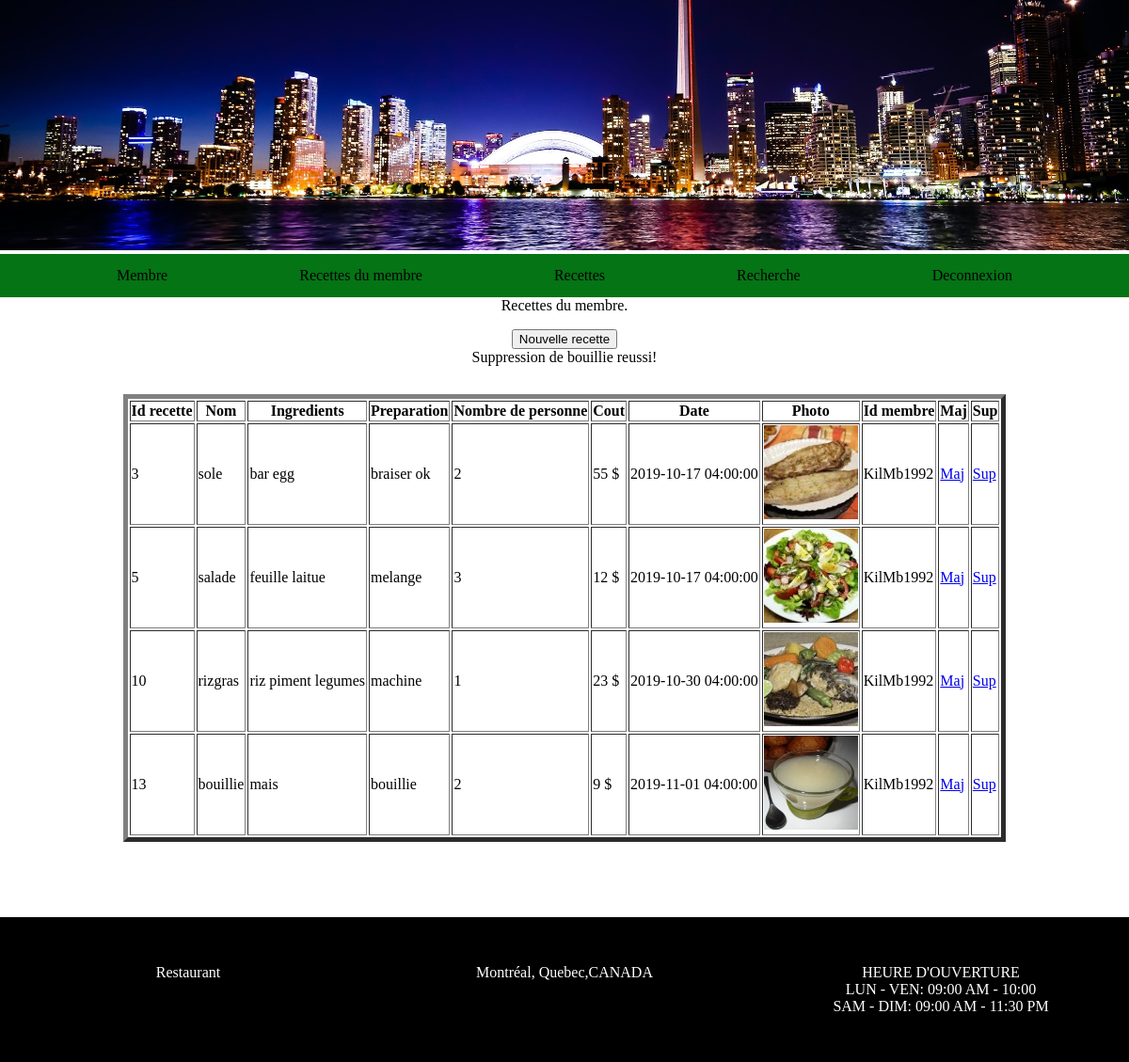
/membre.php?lien=recettemembre&idrecette=3&oper=Sup (signed in), run on the app's committed database.
### tables this page shows
CREATE TABLE `recette` (
  `idrecette` int(11) NOT NULL,
  `nom` varchar(100) NOT NULL,
  `ingredient` varchar(500) NOT NULL,
  `preparation` varchar(500) NOT NULL,
  `nombrepersonne` int(10) NOT NULL,
  `cout` decimal(10,0) NOT NULL,
  `dateinscrite` timestamp NOT NULL DEFAULT CURRENT_TIMESTAMP ON UPDATE CURRENT_TIMESTAMP,
  `photo` varchar(100) NOT NULL,
  `idmembre` varchar(20) NOT NULL
);

### recettemembre.php (the view, shortened to what this page needs)
<?php
$idmembre= $_SESSION["idmembre"];
echo "Recettes du membre.";
echo"<p><a href='membre.php?lien=insrecettemembre'><input type='button' name='ins' value='Nouvelle recette'></input></a>";
include("connect.php");
	if(isset($_GET["oper"]))
	{
		$oper=$_GET["oper"];
		switch($oper)
		{
			case "Sup":
			$reqlisterecette2=mysqli_query($connect,"select * from recette") or die ("Erreur de selection 2");
					while($reqresultat2=mysqli_fetch_row($reqlisterecette2))
					{
						$listerecette2=$reqresultat2[1];
					}
					$nbresup=mysqli_affected_rows($connect);
					if($nbresup > 0)
					{
						echo "<br>Suppression de " . $listerecette2 . " reussi!";
					}
					else
					{
						echo "<br>Echec de suppression";
					}
			break;
		}
	}
	else
	{
		$idrecette='';
	}
echo "<form method='post'>";
$reqlisterecette=mysqli_query($connect,"select * from recette where idmembre='$idmembre' ") or die ("Erreur de selection");
echo "<table border=5> <th>Id recette</th> <th>Nom</th> <th>Ingredients</th> <th>Preparation </th><th>Nombre de personne</th>
<th>Cout</th><th>Date</th> <th>Photo</th><th>Id membre</th> <th>Maj</th><th>Sup</th>";
	while($reqresultat=mysqli_fetch_row($reqlisterecette))
	{
		$listeidrecette=$reqresultat[0];
		$listenom=$reqresultat[1];
		$listeingredient=$reqresultat[2];
		$listepreparation=$reqresultat[3];
		$listenbpersonne=$reqresultat[4];
		$listedate=$reqresultat[6];
		$listecout=$reqresultat[5];
		$listephoto=$reqresultat[7];
		$listeidmembre=$reqresultat[8];
		if($listeidrecette==$idrecette)
		{
			echo "<tr>
			<td><input name='id_recette' value='$listeidrecette'></td>
			<td><input name='nom' value='$listenom'></td>
			<td><input name='ingredient' value='$listeingredient'></td>
			<td><input name='listeprepa' value='$listepreparation'></td>
			<td><input name='nb' value='$listenbpersonne'></td>
			<td><input name='cout' value='$listecout' ></td>
			<td><input name='dateprepa' value='$listedate'></td>
			<td><input name='photo' value='$listephoto'></td>
			<td><input name='idmembre' value='$listeidmembre'></td>
			<td><input type='submit' name='update' value='Maj'></td>
				</tr>";
		}
		else
		{
		echo "<tr> <td>$listeidrecette</td> <td>$listenom</td> <td>$listeingredient</td> <td>$listepreparation</td>
	<td>$listenbpersonne</td><td>$listecout $</td> <td>$listedate</td> <td><img src='photo/bouffe/$listephoto' style='height:100px;width:100px'></img></td>  <td>$listeidmembre</td>
	<td><a href='membre.php?lien=recettemembre&idrecette=$listeidrecette&oper=Maj'> Maj </a></td>
	<td><a href='membre.php?lien=recettemembre&idrecette=$listeidrecette&oper=Sup'> Sup </a></td>
	</tr>";
		}
	}
echo "</table>";
echo"</form>";
?>

### membre.php (shortened to what this page needs)
<!DOCTYPE html>
<html lang="en">
<head>
	<link rel="stylesheet" type="text/css" href="style/index.css">
</head>
<body>
<center>
<header>
	<img src="photo/montreal.jpg"></img>
	<nav>
		<ol>
			<li><a href="membre.php?lien=membremembre"> Membre </a></li>
			<li><a href="membre.php?lien=recettemembre"> Recettes du membre </a></li>
			<li><a href="membre.php?lien=recettetousmembres"> Recettes </a></li>
			<li><a href="membre.php?lien=search">Recherche</a></li>
			<li><a href="membre.php?lien=decomembre"> Deconnexion </a></li>
		</ol>
	</nav>
</header>
<div>
<?php
	if (isset ($_REQUEST["lien"]))
	{
		$lien=$_REQUEST["lien"];
		switch ($lien)
		{
			case "recettemembre":
				include("recettemembre.php");
			break;
		}
	}
include("footer.php");
?>
</div>
</center>

### footer.php
<footer>
<div>
    Restaurant
</div>
<div>
    Montréal, Quebec,CANADA
</div>
<div class="horaire">
HEURE D'OUVERTURE
<br>LUN - VEN: 09:00 AM - 10:00
<br>SAM - DIM: 09:00 AM - 11:30 PM
</div>
</footer>

### style/index.css (style rules this page uses)
*, * ::before , * ::after { box-sizing: border-box; }
* { outline: none !important; }
body { margin: 0; padding: 0; font-family: cursive; }
header img { max-width: 100%; height: auto; }
nav ol { list-style-type: none; margin: 0; padding: 0; overflow: hidden; background-color:#047415; display: flex; justify-content: space-evenly; flex-wrap: wrap; }
li a { display: block; color: black; text-align: center; padding: 14px 16px; text-decoration: none; }
footer { color: white; padding: 50px 0px; background-color: black; display: flex; justify-content: space-around; flex-wrap: wrap; margin-top:80px ; }
footer div { width: 300px; }

### data on the page
recette: nom "bouillie", idrecette "13", ingredient "mais", preparation "bouillie", nombrepersonne "2", cout "9", dateinscrite "2019-11-01 04:00:00", photo (picture), idmembre "KilMb1992"
recette: idrecette "3", nom "sole", ingredient "bar egg", preparation "braiser ok", nombrepersonne "2", cout "55", dateinscrite "2019-10-17 04:00:00", photo (picture), idmembre "KilMb1992"
recette: idrecette "5", nom "salade", ingredient "feuille laitue", preparation "melange", nombrepersonne "3", cout "12", dateinscrite "2019-10-17 04:00:00", photo (picture), idmembre "KilMb1992"
recette: idrecette "10", nom "rizgras", ingredient "riz piment legumes", preparation "machine", nombrepersonne "1", cout "23", dateinscrite "2019-10-30 04:00:00", photo (picture), idmembre "KilMb1992"
